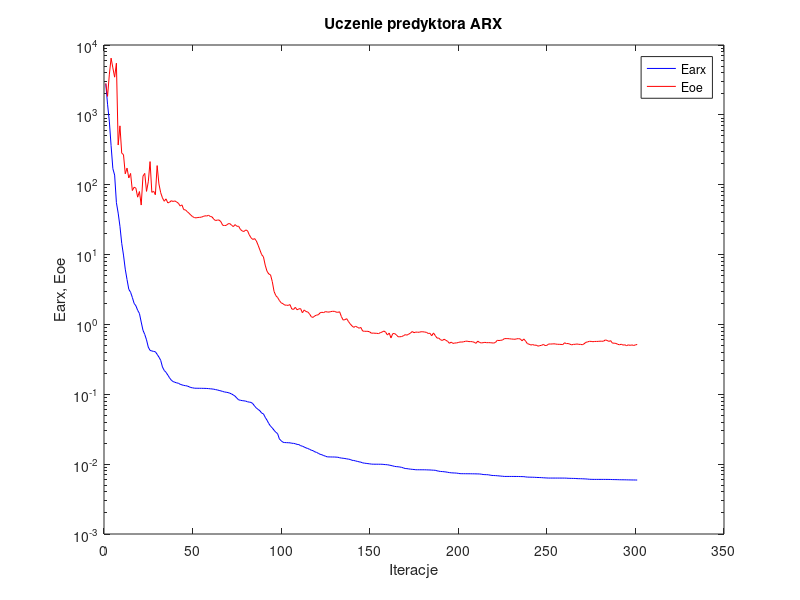
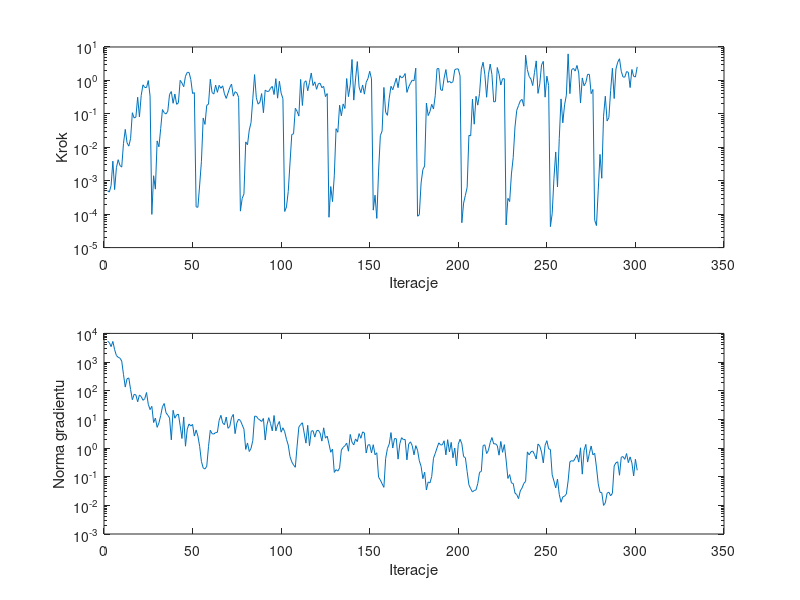

Write MATLAB code to recreate these figures, in order.
%uczenie predyktora arx
clear all;
n=0; farx(n+1)=2.798425e+003; foe(n+1)=2.826707e+003; wspucz(n+1)=0.000000e+000; ng(n+1)=0.000000e+000;
%odnowa zmiennej metryki
n=1; farx(n+1)=1.421551e+003; foe(n+1)=1.839414e+003; krok(n+1)=5.067687e-004; ng(n+1)=5.356903e+003;
n=2; farx(n+1)=8.132247e+002; foe(n+1)=3.737651e+003; krok(n+1)=4.576195e-004; ng(n+1)=4.795706e+003;
n=3; farx(n+1)=3.618025e+002; foe(n+1)=6.487177e+003; krok(n+1)=7.138862e-004; ng(n+1)=3.452325e+003;
n=4; farx(n+1)=1.698588e+002; foe(n+1)=4.706182e+003; krok(n+1)=3.840117e-003; ng(n+1)=5.231533e+003;
n=5; farx(n+1)=1.374402e+002; foe(n+1)=3.463893e+003; krok(n+1)=5.440767e-004; ng(n+1)=2.701199e+003;
n=6; farx(n+1)=5.537912e+001; foe(n+1)=5.487887e+003; krok(n+1)=2.452083e-003; ng(n+1)=1.688753e+003;
n=7; farx(n+1)=3.920239e+001; foe(n+1)=3.701098e+002; krok(n+1)=4.258262e-003; ng(n+1)=1.463927e+003;
n=8; farx(n+1)=2.542283e+001; foe(n+1)=6.960101e+002; krok(n+1)=2.855545e-003; ng(n+1)=1.370276e+003;
n=9; farx(n+1)=1.449924e+001; foe(n+1)=2.828184e+002; krok(n+1)=2.553842e-003; ng(n+1)=1.083634e+003;
n=10; farx(n+1)=9.840459e+000; foe(n+1)=2.697620e+002; krok(n+1)=1.308616e-002; ng(n+1)=3.693339e+002;
n=11; farx(n+1)=6.177589e+000; foe(n+1)=1.432286e+002; krok(n+1)=3.431867e-002; ng(n+1)=1.340295e+002;
n=12; farx(n+1)=4.386955e+000; foe(n+1)=1.730733e+002; krok(n+1)=1.366559e-002; ng(n+1)=2.615094e+002;
n=13; farx(n+1)=3.184010e+000; foe(n+1)=1.249704e+002; krok(n+1)=1.082825e-002; ng(n+1)=2.792239e+002;
n=14; farx(n+1)=2.889625e+000; foe(n+1)=1.449761e+002; krok(n+1)=1.809047e-002; ng(n+1)=1.103466e+002;
n=15; farx(n+1)=2.433944e+000; foe(n+1)=8.251942e+001; krok(n+1)=1.081188e-001; ng(n+1)=4.856218e+001;
n=16; farx(n+1)=2.002565e+000; foe(n+1)=9.211587e+001; krok(n+1)=7.551359e-002; ng(n+1)=7.454038e+001;
n=17; farx(n+1)=1.847870e+000; foe(n+1)=8.918648e+001; krok(n+1)=8.005809e-002; ng(n+1)=7.138790e+001;
n=18; farx(n+1)=1.593121e+000; foe(n+1)=6.632630e+001; krok(n+1)=3.146509e-001; ng(n+1)=4.100014e+001;
n=19; farx(n+1)=1.436180e+000; foe(n+1)=7.994864e+001; krok(n+1)=8.100548e-002; ng(n+1)=7.097842e+001;
n=20; farx(n+1)=1.082095e+000; foe(n+1)=5.115473e+001; krok(n+1)=3.550835e-001; ng(n+1)=6.236624e+001;
n=21; farx(n+1)=8.253264e-001; foe(n+1)=1.328122e+002; krok(n+1)=7.382907e-001; ng(n+1)=4.626943e+001;
n=22; farx(n+1)=7.198651e-001; foe(n+1)=1.453305e+002; krok(n+1)=6.160336e-001; ng(n+1)=5.261903e+001;
n=23; farx(n+1)=6.015182e-001; foe(n+1)=8.028338e+001; krok(n+1)=6.109364e-001; ng(n+1)=8.632464e+001;
n=24; farx(n+1)=4.733111e-001; foe(n+1)=1.100865e+002; krok(n+1)=9.903562e-001; ng(n+1)=3.358226e+001;
n=25; farx(n+1)=4.246470e-001; foe(n+1)=2.143094e+002; krok(n+1)=3.388866e-001; ng(n+1)=2.198960e+001;
%odnowa zmiennej metryki
n=26; farx(n+1)=4.173206e-001; foe(n+1)=7.778043e+001; krok(n+1)=9.848602e-005; ng(n+1)=2.850756e+001;
n=27; farx(n+1)=4.109416e-001; foe(n+1)=8.080526e+001; krok(n+1)=1.411868e-003; ng(n+1)=7.757434e+000;
n=28; farx(n+1)=4.062369e-001; foe(n+1)=7.181608e+001; krok(n+1)=5.604282e-004; ng(n+1)=1.110585e+001;
n=29; farx(n+1)=3.732331e-001; foe(n+1)=1.878204e+002; krok(n+1)=1.552665e-002; ng(n+1)=5.274536e+000;
n=30; farx(n+1)=3.408447e-001; foe(n+1)=1.026475e+002; krok(n+1)=1.033570e-002; ng(n+1)=7.536643e+000;
n=31; farx(n+1)=3.065607e-001; foe(n+1)=7.687539e+001; krok(n+1)=3.618094e-002; ng(n+1)=1.350197e+001;
n=32; farx(n+1)=2.458978e-001; foe(n+1)=6.476908e+001; krok(n+1)=1.344350e-001; ng(n+1)=2.770438e+001;
n=33; farx(n+1)=2.193811e-001; foe(n+1)=5.799838e+001; krok(n+1)=1.080330e-001; ng(n+1)=3.581853e+001;
n=34; farx(n+1)=2.063592e-001; foe(n+1)=6.273454e+001; krok(n+1)=9.909413e-002; ng(n+1)=1.705739e+001;
n=35; farx(n+1)=1.887046e-001; foe(n+1)=5.489769e+001; krok(n+1)=1.196783e-001; ng(n+1)=1.404429e+001;
n=36; farx(n+1)=1.722049e-001; foe(n+1)=5.612994e+001; krok(n+1)=3.805404e-001; ng(n+1)=1.127309e+001;
n=37; farx(n+1)=1.590342e-001; foe(n+1)=5.902371e+001; krok(n+1)=4.641165e-001; ng(n+1)=1.928660e+000;
n=38; farx(n+1)=1.522195e-001; foe(n+1)=5.759510e+001; krok(n+1)=2.072253e-001; ng(n+1)=2.077837e+001;
n=39; farx(n+1)=1.486092e-001; foe(n+1)=5.870617e+001; krok(n+1)=3.923690e-001; ng(n+1)=1.097167e+001;
n=40; farx(n+1)=1.457324e-001; foe(n+1)=5.653467e+001; krok(n+1)=1.928435e-001; ng(n+1)=1.430109e+001;
n=41; farx(n+1)=1.439622e-001; foe(n+1)=5.430226e+001; krok(n+1)=2.144024e-001; ng(n+1)=1.523258e+001;
n=42; farx(n+1)=1.389749e-001; foe(n+1)=4.950674e+001; krok(n+1)=1.006076e+000; ng(n+1)=5.986377e+000;
n=43; farx(n+1)=1.364327e-001; foe(n+1)=5.147604e+001; krok(n+1)=8.375141e-001; ng(n+1)=2.148369e+000;
n=44; farx(n+1)=1.340373e-001; foe(n+1)=4.395971e+001; krok(n+1)=6.480438e-001; ng(n+1)=1.214235e+001;
n=45; farx(n+1)=1.327859e-001; foe(n+1)=4.362607e+001; krok(n+1)=1.338593e+000; ng(n+1)=1.158124e+000;
n=46; farx(n+1)=1.313900e-001; foe(n+1)=4.118159e+001; krok(n+1)=1.734884e+000; ng(n+1)=4.608556e+000;
n=47; farx(n+1)=1.283003e-001; foe(n+1)=3.902493e+001; krok(n+1)=1.740861e+000; ng(n+1)=6.884892e+000;
n=48; farx(n+1)=1.249152e-001; foe(n+1)=3.675638e+001; krok(n+1)=1.068393e+000; ng(n+1)=5.856151e+000;
n=49; farx(n+1)=1.238578e-001; foe(n+1)=3.492198e+001; krok(n+1)=4.063898e-001; ng(n+1)=6.690990e+000;
n=50; farx(n+1)=1.222601e-001; foe(n+1)=3.387407e+001; krok(n+1)=4.317671e-001; ng(n+1)=2.614975e+000;
%odnowa zmiennej metryki
n=51; farx(n+1)=1.220476e-001; foe(n+1)=3.350109e+001; krok(n+1)=1.654388e-004; ng(n+1)=4.260309e+000;
n=52; farx(n+1)=1.219623e-001; foe(n+1)=3.398340e+001; krok(n+1)=1.602589e-004; ng(n+1)=2.615173e+000;
n=53; farx(n+1)=1.218677e-001; foe(n+1)=3.408524e+001; krok(n+1)=7.459007e-004; ng(n+1)=1.144764e+000;
n=54; farx(n+1)=1.218307e-001; foe(n+1)=3.436497e+001; krok(n+1)=3.813159e-003; ng(n+1)=3.365791e-001;
n=55; farx(n+1)=1.216312e-001; foe(n+1)=3.509853e+001; krok(n+1)=7.527621e-002; ng(n+1)=2.020047e-001;
n=56; farx(n+1)=1.215245e-001; foe(n+1)=3.590055e+001; krok(n+1)=4.834060e-002; ng(n+1)=1.861039e-001;
n=57; farx(n+1)=1.211702e-001; foe(n+1)=3.563776e+001; krok(n+1)=1.803622e-001; ng(n+1)=2.315630e-001;
n=58; farx(n+1)=1.206675e-001; foe(n+1)=3.653854e+001; krok(n+1)=1.942977e-001; ng(n+1)=1.130514e+000;
n=59; farx(n+1)=1.198360e-001; foe(n+1)=3.512582e+001; krok(n+1)=1.080767e+000; ng(n+1)=4.173888e+000;
n=60; farx(n+1)=1.192695e-001; foe(n+1)=3.462221e+001; krok(n+1)=4.363377e-001; ng(n+1)=3.170249e+000;
n=61; farx(n+1)=1.182058e-001; foe(n+1)=3.202090e+001; krok(n+1)=3.903951e-001; ng(n+1)=3.069140e+000;
n=62; farx(n+1)=1.166945e-001; foe(n+1)=3.067796e+001; krok(n+1)=7.273018e-001; ng(n+1)=3.492894e+000;
n=63; farx(n+1)=1.153522e-001; foe(n+1)=3.120654e+001; krok(n+1)=4.406062e-001; ng(n+1)=3.517521e+000;
n=64; farx(n+1)=1.135034e-001; foe(n+1)=3.120102e+001; krok(n+1)=7.113726e-001; ng(n+1)=9.316346e+000;
n=65; farx(n+1)=1.117469e-001; foe(n+1)=2.954189e+001; krok(n+1)=5.819545e-001; ng(n+1)=1.384710e+001;
n=66; farx(n+1)=1.098599e-001; foe(n+1)=2.625566e+001; krok(n+1)=6.888628e-001; ng(n+1)=7.519983e+000;
n=67; farx(n+1)=1.079262e-001; foe(n+1)=2.608872e+001; krok(n+1)=3.963116e-001; ng(n+1)=6.493462e+000;
n=68; farx(n+1)=1.070166e-001; foe(n+1)=2.616381e+001; krok(n+1)=2.894475e-001; ng(n+1)=1.206750e+001;
n=69; farx(n+1)=1.057779e-001; foe(n+1)=2.754421e+001; krok(n+1)=4.187571e-001; ng(n+1)=4.870686e+000;
n=70; farx(n+1)=1.037880e-001; foe(n+1)=2.778497e+001; krok(n+1)=6.145657e-001; ng(n+1)=5.719876e+000;
n=71; farx(n+1)=1.010951e-001; foe(n+1)=2.631494e+001; krok(n+1)=7.771907e-001; ng(n+1)=1.166251e+001;
n=72; farx(n+1)=9.789071e-002; foe(n+1)=2.514743e+001; krok(n+1)=3.388186e-001; ng(n+1)=1.486283e+001;
n=73; farx(n+1)=9.388406e-002; foe(n+1)=2.686676e+001; krok(n+1)=4.602673e-001; ng(n+1)=3.174619e+000;
n=74; farx(n+1)=8.808137e-002; foe(n+1)=2.540729e+001; krok(n+1)=4.228884e-001; ng(n+1)=7.553621e+000;
n=75; farx(n+1)=8.329184e-002; foe(n+1)=2.546882e+001; krok(n+1)=3.118032e-001; ng(n+1)=1.021961e+001;
%odnowa zmiennej metryki
n=76; farx(n+1)=8.214965e-002; foe(n+1)=2.292588e+001; krok(n+1)=1.231773e-004; ng(n+1)=9.104276e+000;
n=77; farx(n+1)=8.115267e-002; foe(n+1)=2.181286e+001; krok(n+1)=2.954608e-004; ng(n+1)=6.469141e+000;
n=78; farx(n+1)=8.057231e-002; foe(n+1)=2.140627e+001; krok(n+1)=4.029366e-004; ng(n+1)=4.559219e+000;
n=79; farx(n+1)=7.987338e-002; foe(n+1)=2.248125e+001; krok(n+1)=1.448480e-002; ng(n+1)=8.951529e-001;
n=80; farx(n+1)=7.812015e-002; foe(n+1)=2.199875e+001; krok(n+1)=1.189189e-002; ng(n+1)=1.502351e+000;
n=81; farx(n+1)=7.729641e-002; foe(n+1)=1.918276e+001; krok(n+1)=3.280985e-002; ng(n+1)=7.559910e-001;
n=82; farx(n+1)=7.657626e-002; foe(n+1)=1.741249e+001; krok(n+1)=5.466235e-002; ng(n+1)=9.751166e-001;
n=83; farx(n+1)=7.352990e-002; foe(n+1)=1.645306e+001; krok(n+1)=2.847814e-001; ng(n+1)=1.821034e+000;
n=84; farx(n+1)=6.786037e-002; foe(n+1)=1.693226e+001; krok(n+1)=1.495995e+000; ng(n+1)=1.290679e+001;
n=85; farx(n+1)=6.356281e-002; foe(n+1)=1.570220e+001; krok(n+1)=3.019693e-001; ng(n+1)=1.280456e+001;
n=86; farx(n+1)=6.073082e-002; foe(n+1)=1.361142e+001; krok(n+1)=1.952188e-001; ng(n+1)=1.052946e+001;
n=87; farx(n+1)=5.812984e-002; foe(n+1)=1.165725e+001; krok(n+1)=2.224108e-001; ng(n+1)=9.500386e+000;
n=88; farx(n+1)=5.381041e-002; foe(n+1)=9.970091e+000; krok(n+1)=4.047493e-001; ng(n+1)=8.429335e+000;
n=89; farx(n+1)=5.250917e-002; foe(n+1)=9.305290e+000; krok(n+1)=1.080330e-001; ng(n+1)=1.075954e+001;
n=90; farx(n+1)=4.683768e-002; foe(n+1)=7.062141e+000; krok(n+1)=5.134806e-001; ng(n+1)=1.901217e+000;
n=91; farx(n+1)=4.264569e-002; foe(n+1)=5.794205e+000; krok(n+1)=4.686024e-001; ng(n+1)=6.496188e+000;
n=92; farx(n+1)=3.820438e-002; foe(n+1)=5.275287e+000; krok(n+1)=4.714530e-001; ng(n+1)=1.144088e+001;
n=93; farx(n+1)=3.497641e-002; foe(n+1)=5.132972e+000; krok(n+1)=5.810114e-001; ng(n+1)=7.174298e+000;
n=94; farx(n+1)=3.301155e-002; foe(n+1)=4.103344e+000; krok(n+1)=6.639102e-001; ng(n+1)=3.974894e+000;
n=95; farx(n+1)=3.054571e-002; foe(n+1)=2.966992e+000; krok(n+1)=3.780408e-001; ng(n+1)=1.364453e+001;
n=96; farx(n+1)=2.860353e-002; foe(n+1)=2.584077e+000; krok(n+1)=1.127230e+000; ng(n+1)=3.951807e+000;
n=97; farx(n+1)=2.731725e-002; foe(n+1)=2.429392e+000; krok(n+1)=2.944474e-001; ng(n+1)=6.385547e+000;
n=98; farx(n+1)=2.295310e-002; foe(n+1)=2.200894e+000; krok(n+1)=9.453922e-001; ng(n+1)=8.454702e+000;
n=99; farx(n+1)=2.166543e-002; foe(n+1)=2.040493e+000; krok(n+1)=4.158012e-001; ng(n+1)=3.577703e+000;
n=100; farx(n+1)=2.059856e-002; foe(n+1)=1.982261e+000; krok(n+1)=2.845227e-001; ng(n+1)=5.096416e+000;
%odnowa zmiennej metryki
n=101; farx(n+1)=2.037611e-002; foe(n+1)=1.892367e+000; krok(n+1)=1.203262e-004; ng(n+1)=3.714151e+000;
n=102; farx(n+1)=2.032047e-002; foe(n+1)=1.887617e+000; krok(n+1)=1.646626e-004; ng(n+1)=2.021378e+000;
n=103; farx(n+1)=2.025188e-002; foe(n+1)=1.873200e+000; krok(n+1)=4.729213e-004; ng(n+1)=1.271823e+000;
n=104; farx(n+1)=2.020367e-002; foe(n+1)=1.923355e+000; krok(n+1)=3.400118e-003; ng(n+1)=5.031271e-001;
n=105; farx(n+1)=1.991133e-002; foe(n+1)=1.665297e+000; krok(n+1)=2.417030e-002; ng(n+1)=3.305872e-001;
n=106; farx(n+1)=1.983982e-002; foe(n+1)=1.640871e+000; krok(n+1)=2.525939e-002; ng(n+1)=2.566488e-001;
n=107; farx(n+1)=1.959958e-002; foe(n+1)=1.757091e+000; krok(n+1)=1.468011e-001; ng(n+1)=2.132929e-001;
n=108; farx(n+1)=1.918337e-002; foe(n+1)=1.619603e+000; krok(n+1)=1.192585e-001; ng(n+1)=1.160312e+000;
n=109; farx(n+1)=1.904762e-002; foe(n+1)=1.671096e+000; krok(n+1)=8.569436e-002; ng(n+1)=5.407023e+000;
n=110; farx(n+1)=1.837149e-002; foe(n+1)=1.682000e+000; krok(n+1)=1.071175e+000; ng(n+1)=6.601009e+000;
n=111; farx(n+1)=1.806898e-002; foe(n+1)=1.468193e+000; krok(n+1)=1.775417e-001; ng(n+1)=7.603177e+000;
n=112; farx(n+1)=1.760040e-002; foe(n+1)=1.611313e+000; krok(n+1)=8.642640e-001; ng(n+1)=3.330531e+000;
n=113; farx(n+1)=1.710294e-002; foe(n+1)=1.528969e+000; krok(n+1)=9.769152e-001; ng(n+1)=1.481369e+000;
n=114; farx(n+1)=1.674824e-002; foe(n+1)=1.509356e+000; krok(n+1)=4.903006e-001; ng(n+1)=6.200586e+000;
n=115; farx(n+1)=1.633017e-002; foe(n+1)=1.418930e+000; krok(n+1)=8.771846e-001; ng(n+1)=1.204274e+000;
n=116; farx(n+1)=1.584200e-002; foe(n+1)=1.289864e+000; krok(n+1)=1.668193e+000; ng(n+1)=3.861990e+000;
n=117; farx(n+1)=1.558900e-002; foe(n+1)=1.260256e+000; krok(n+1)=7.021280e-001; ng(n+1)=4.040642e+000;
n=118; farx(n+1)=1.502563e-002; foe(n+1)=1.325062e+000; krok(n+1)=9.073805e-001; ng(n+1)=2.403579e+000;
n=119; farx(n+1)=1.472244e-002; foe(n+1)=1.360492e+000; krok(n+1)=5.431439e-001; ng(n+1)=4.010169e+000;
n=120; farx(n+1)=1.428066e-002; foe(n+1)=1.374308e+000; krok(n+1)=8.008859e-001; ng(n+1)=4.171350e+000;
n=121; farx(n+1)=1.383189e-002; foe(n+1)=1.469190e+000; krok(n+1)=8.256204e-001; ng(n+1)=3.320379e+000;
n=122; farx(n+1)=1.363532e-002; foe(n+1)=1.492611e+000; krok(n+1)=6.041087e-001; ng(n+1)=1.740697e+000;
n=123; farx(n+1)=1.325681e-002; foe(n+1)=1.476759e+000; krok(n+1)=6.653319e-001; ng(n+1)=5.075936e+000;
n=124; farx(n+1)=1.301935e-002; foe(n+1)=1.526949e+000; krok(n+1)=3.282103e-001; ng(n+1)=2.211034e+000;
n=125; farx(n+1)=1.271041e-002; foe(n+1)=1.507772e+000; krok(n+1)=4.044487e-001; ng(n+1)=2.598139e+000;
%odnowa zmiennej metryki
n=126; farx(n+1)=1.269736e-002; foe(n+1)=1.500926e+000; krok(n+1)=8.083878e-005; ng(n+1)=1.391722e+000;
n=127; farx(n+1)=1.267436e-002; foe(n+1)=1.526844e+000; krok(n+1)=6.710424e-004; ng(n+1)=7.120903e-001;
n=128; farx(n+1)=1.265640e-002; foe(n+1)=1.540511e+000; krok(n+1)=2.376923e-004; ng(n+1)=9.218344e-001;
n=129; farx(n+1)=1.265491e-002; foe(n+1)=1.539530e+000; krok(n+1)=1.402097e-003; ng(n+1)=1.407094e-001;
n=130; farx(n+1)=1.260305e-002; foe(n+1)=1.504255e+000; krok(n+1)=3.598781e-002; ng(n+1)=1.765295e-001;
n=131; farx(n+1)=1.255671e-002; foe(n+1)=1.489606e+000; krok(n+1)=2.812841e-002; ng(n+1)=1.565160e-001;
n=132; farx(n+1)=1.235187e-002; foe(n+1)=1.517663e+000; krok(n+1)=1.817918e-001; ng(n+1)=2.025592e-001;
n=133; farx(n+1)=1.221642e-002; foe(n+1)=1.297254e+000; krok(n+1)=8.764941e-002; ng(n+1)=8.521108e-001;
n=134; farx(n+1)=1.214602e-002; foe(n+1)=1.155628e+000; krok(n+1)=1.981558e-001; ng(n+1)=1.051181e+000;
n=135; farx(n+1)=1.203434e-002; foe(n+1)=1.170648e+000; krok(n+1)=1.447238e-001; ng(n+1)=1.206787e+000;
n=136; farx(n+1)=1.190899e-002; foe(n+1)=1.208539e+000; krok(n+1)=1.138091e+000; ng(n+1)=1.481663e+000;
n=137; farx(n+1)=1.179406e-002; foe(n+1)=1.100169e+000; krok(n+1)=3.276650e-001; ng(n+1)=7.747571e-001;
n=138; farx(n+1)=1.166850e-002; foe(n+1)=1.016498e+000; krok(n+1)=7.215816e-001; ng(n+1)=2.979207e+000;
n=139; farx(n+1)=1.135089e-002; foe(n+1)=9.524998e-001; krok(n+1)=4.225082e+000; ng(n+1)=1.588153e+000;
n=140; farx(n+1)=1.129163e-002; foe(n+1)=9.078608e-001; krok(n+1)=2.577747e-001; ng(n+1)=1.286209e+000;
n=141; farx(n+1)=1.112267e-002; foe(n+1)=9.415905e-001; krok(n+1)=1.106940e+000; ng(n+1)=2.078952e+000;
n=142; farx(n+1)=1.095572e-002; foe(n+1)=9.133582e-001; krok(n+1)=3.658161e+000; ng(n+1)=1.674687e+000;
n=143; farx(n+1)=1.079381e-002; foe(n+1)=8.822380e-001; krok(n+1)=6.321212e-001; ng(n+1)=3.177835e+000;
n=144; farx(n+1)=1.067296e-002; foe(n+1)=9.053815e-001; krok(n+1)=4.287623e-001; ng(n+1)=2.193523e+000;
n=145; farx(n+1)=1.042993e-002; foe(n+1)=8.046349e-001; krok(n+1)=7.310195e-001; ng(n+1)=3.659851e+000;
n=146; farx(n+1)=1.033533e-002; foe(n+1)=7.985614e-001; krok(n+1)=3.885953e-001; ng(n+1)=3.361090e+000;
n=147; farx(n+1)=1.025635e-002; foe(n+1)=7.970995e-001; krok(n+1)=8.771846e-001; ng(n+1)=6.684150e-001;
n=148; farx(n+1)=1.017395e-002; foe(n+1)=7.968936e-001; krok(n+1)=1.134786e+000; ng(n+1)=1.275595e+000;
n=149; farx(n+1)=1.010097e-002; foe(n+1)=7.812236e-001; krok(n+1)=1.874409e+000; ng(n+1)=1.313584e+000;
n=150; farx(n+1)=1.001149e-002; foe(n+1)=7.473868e-001; krok(n+1)=1.110293e+000; ng(n+1)=6.746547e-001;
%odnowa zmiennej metryki
n=151; farx(n+1)=9.989104e-003; foe(n+1)=7.527406e-001; krok(n+1)=1.319295e-004; ng(n+1)=1.308158e+000;
n=152; farx(n+1)=9.979041e-003; foe(n+1)=7.475117e-001; krok(n+1)=3.697205e-004; ng(n+1)=5.834483e-001;
n=153; farx(n+1)=9.976719e-003; foe(n+1)=7.466150e-001; krok(n+1)=7.485878e-005; ng(n+1)=6.837601e-001;
n=154; farx(n+1)=9.975351e-003; foe(n+1)=7.387095e-001; krok(n+1)=1.935356e-003; ng(n+1)=9.607069e-002;
n=155; farx(n+1)=9.968657e-003; foe(n+1)=7.633769e-001; krok(n+1)=2.219272e-002; ng(n+1)=7.655448e-002;
n=156; farx(n+1)=9.962115e-003; foe(n+1)=7.779682e-001; krok(n+1)=3.086502e-002; ng(n+1)=5.653765e-002;
n=157; farx(n+1)=9.894548e-003; foe(n+1)=8.055676e-001; krok(n+1)=6.151726e-001; ng(n+1)=4.251741e-002;
n=158; farx(n+1)=9.843840e-003; foe(n+1)=7.734343e-001; krok(n+1)=1.110632e-001; ng(n+1)=4.344841e-001;
n=159; farx(n+1)=9.800222e-003; foe(n+1)=7.051557e-001; krok(n+1)=9.035956e-002; ng(n+1)=9.580402e-001;
n=160; farx(n+1)=9.693190e-003; foe(n+1)=7.532782e-001; krok(n+1)=2.902112e-001; ng(n+1)=1.365097e+000;
n=161; farx(n+1)=9.568600e-003; foe(n+1)=6.403083e-001; krok(n+1)=6.674595e-001; ng(n+1)=3.455644e+000;
n=162; farx(n+1)=9.439566e-003; foe(n+1)=7.379980e-001; krok(n+1)=5.249576e-001; ng(n+1)=9.990811e-001;
n=163; farx(n+1)=9.296188e-003; foe(n+1)=7.412835e-001; krok(n+1)=7.709580e-001; ng(n+1)=2.146971e+000;
n=164; farx(n+1)=9.215552e-003; foe(n+1)=7.106361e-001; krok(n+1)=1.162023e+000; ng(n+1)=2.118973e+000;
n=165; farx(n+1)=9.177337e-003; foe(n+1)=6.667620e-001; krok(n+1)=6.053697e-001; ng(n+1)=4.100398e-001;
n=166; farx(n+1)=9.095861e-003; foe(n+1)=6.654278e-001; krok(n+1)=1.386016e+000; ng(n+1)=1.420039e+000;
n=167; farx(n+1)=8.999473e-003; foe(n+1)=6.709781e-001; krok(n+1)=1.186093e+000; ng(n+1)=2.295455e+000;
n=168; farx(n+1)=8.836132e-003; foe(n+1)=6.874753e-001; krok(n+1)=1.289896e+000; ng(n+1)=1.960456e+000;
n=169; farx(n+1)=8.659289e-003; foe(n+1)=7.135595e-001; krok(n+1)=1.605435e+000; ng(n+1)=1.992007e+000;
n=170; farx(n+1)=8.627344e-003; foe(n+1)=7.023254e-001; krok(n+1)=4.385923e-001; ng(n+1)=3.864414e-001;
n=171; farx(n+1)=8.544514e-003; foe(n+1)=7.258614e-001; krok(n+1)=6.400584e-001; ng(n+1)=1.377216e+000;
n=172; farx(n+1)=8.482475e-003; foe(n+1)=7.503153e-001; krok(n+1)=8.209742e-001; ng(n+1)=1.644498e+000;
n=173; farx(n+1)=8.427360e-003; foe(n+1)=7.919141e-001; krok(n+1)=1.021678e+000; ng(n+1)=1.212732e+000;
n=174; farx(n+1)=8.380199e-003; foe(n+1)=7.619220e-001; krok(n+1)=9.740223e-001; ng(n+1)=5.787403e-001;
n=175; farx(n+1)=8.314216e-003; foe(n+1)=7.770290e-001; krok(n+1)=2.328707e+000; ng(n+1)=1.211301e+000;
%odnowa zmiennej metryki
n=176; farx(n+1)=8.310038e-003; foe(n+1)=7.738775e-001; krok(n+1)=8.683747e-005; ng(n+1)=8.405879e-001;
n=177; farx(n+1)=8.309269e-003; foe(n+1)=7.728820e-001; krok(n+1)=9.579321e-005; ng(n+1)=3.590406e-001;
n=178; farx(n+1)=8.306031e-003; foe(n+1)=7.859830e-001; krok(n+1)=8.566255e-004; ng(n+1)=2.295205e-001;
n=179; farx(n+1)=8.305195e-003; foe(n+1)=7.846426e-001; krok(n+1)=2.156451e-003; ng(n+1)=8.533433e-002;
n=180; farx(n+1)=8.302416e-003; foe(n+1)=7.783640e-001; krok(n+1)=2.739044e-003; ng(n+1)=1.437602e-001;
n=181; farx(n+1)=8.288195e-003; foe(n+1)=7.705616e-001; krok(n+1)=2.094439e-001; ng(n+1)=3.438072e-002;
n=182; farx(n+1)=8.266973e-003; foe(n+1)=7.433882e-001; krok(n+1)=8.877087e-002; ng(n+1)=6.560007e-002;
n=183; farx(n+1)=8.255840e-003; foe(n+1)=7.468718e-001; krok(n+1)=1.174729e-001; ng(n+1)=6.062749e-002;
n=184; farx(n+1)=8.219182e-003; foe(n+1)=6.878098e-001; krok(n+1)=1.931257e-001; ng(n+1)=1.016669e-001;
n=185; farx(n+1)=8.192442e-003; foe(n+1)=7.560256e-001; krok(n+1)=1.392689e-001; ng(n+1)=4.405577e-001;
n=186; farx(n+1)=8.164411e-003; foe(n+1)=6.932012e-001; krok(n+1)=3.550835e-001; ng(n+1)=6.510530e-001;
n=187; farx(n+1)=8.030664e-003; foe(n+1)=6.379532e-001; krok(n+1)=2.238597e+000; ng(n+1)=1.011041e+000;
n=188; farx(n+1)=7.927527e-003; foe(n+1)=6.373732e-001; krok(n+1)=2.269572e+000; ng(n+1)=1.520602e+000;
n=189; farx(n+1)=7.858174e-003; foe(n+1)=6.025933e-001; krok(n+1)=5.312625e-001; ng(n+1)=1.281735e+000;
n=190; farx(n+1)=7.832255e-003; foe(n+1)=5.897478e-001; krok(n+1)=4.980566e-001; ng(n+1)=1.294089e+000;
n=191; farx(n+1)=7.787201e-003; foe(n+1)=6.141041e-001; krok(n+1)=1.174409e+000; ng(n+1)=1.788902e+000;
n=192; farx(n+1)=7.729312e-003; foe(n+1)=5.926172e-001; krok(n+1)=2.112541e+000; ng(n+1)=5.759335e-001;
n=193; farx(n+1)=7.646257e-003; foe(n+1)=5.723123e-001; krok(n+1)=8.733373e-001; ng(n+1)=1.956801e+000;
n=194; farx(n+1)=7.572203e-003; foe(n+1)=5.369386e-001; krok(n+1)=9.512526e-001; ng(n+1)=7.309623e-001;
n=195; farx(n+1)=7.515811e-003; foe(n+1)=5.579898e-001; krok(n+1)=8.354052e-001; ng(n+1)=1.572794e+000;
n=196; farx(n+1)=7.488760e-003; foe(n+1)=5.349613e-001; krok(n+1)=9.168184e-001; ng(n+1)=4.578982e-001;
n=197; farx(n+1)=7.470931e-003; foe(n+1)=5.423478e-001; krok(n+1)=2.081446e+000; ng(n+1)=1.001449e+000;
n=198; farx(n+1)=7.442518e-003; foe(n+1)=5.431118e-001; krok(n+1)=2.220064e+000; ng(n+1)=2.371186e-001;
n=199; farx(n+1)=7.381806e-003; foe(n+1)=5.509553e-001; krok(n+1)=2.196657e+000; ng(n+1)=1.354149e+000;
n=200; farx(n+1)=7.310792e-003; foe(n+1)=5.607367e-001; krok(n+1)=1.361947e+000; ng(n+1)=2.024007e+000;
%odnowa zmiennej metryki
n=201; farx(n+1)=7.301049e-003; foe(n+1)=5.589873e-001; krok(n+1)=5.538211e-005; ng(n+1)=1.407133e+000;
n=202; farx(n+1)=7.297214e-003; foe(n+1)=5.646225e-001; krok(n+1)=2.141893e-004; ng(n+1)=5.018403e-001;
n=203; farx(n+1)=7.289895e-003; foe(n+1)=5.740686e-001; krok(n+1)=3.657739e-004; ng(n+1)=4.600230e-001;
n=204; farx(n+1)=7.288799e-003; foe(n+1)=5.764698e-001; krok(n+1)=6.326141e-004; ng(n+1)=1.511218e-001;
n=205; farx(n+1)=7.285386e-003; foe(n+1)=5.679408e-001; krok(n+1)=2.279678e-002; ng(n+1)=5.176743e-002;
n=206; farx(n+1)=7.283352e-003; foe(n+1)=5.681278e-001; krok(n+1)=2.191235e-002; ng(n+1)=3.797926e-002;
n=207; farx(n+1)=7.272358e-003; foe(n+1)=5.655281e-001; krok(n+1)=2.745822e-001; ng(n+1)=2.924570e-002;
n=208; farx(n+1)=7.269929e-003; foe(n+1)=5.553342e-001; krok(n+1)=4.905012e-002; ng(n+1)=3.289580e-002;
n=209; farx(n+1)=7.258678e-003; foe(n+1)=5.360809e-001; krok(n+1)=3.355407e-001; ng(n+1)=3.451560e-002;
n=210; farx(n+1)=7.246972e-003; foe(n+1)=5.776907e-001; krok(n+1)=1.823743e-001; ng(n+1)=5.772742e-002;
n=211; farx(n+1)=7.237168e-003; foe(n+1)=5.515645e-001; krok(n+1)=4.089939e-001; ng(n+1)=1.424898e-001;
n=212; farx(n+1)=7.184795e-003; foe(n+1)=5.433603e-001; krok(n+1)=2.180230e+000; ng(n+1)=1.523600e-001;
n=213; farx(n+1)=7.112286e-003; foe(n+1)=5.478883e-001; krok(n+1)=3.498391e+000; ng(n+1)=1.220012e+000;
n=214; farx(n+1)=7.078776e-003; foe(n+1)=5.538986e-001; krok(n+1)=1.492172e+000; ng(n+1)=1.292866e+000;
n=215; farx(n+1)=7.067892e-003; foe(n+1)=5.476935e-001; krok(n+1)=3.141433e-001; ng(n+1)=6.425114e-001;
n=216; farx(n+1)=7.042587e-003; foe(n+1)=5.489372e-001; krok(n+1)=1.476581e+000; ng(n+1)=8.234985e-001;
n=217; farx(n+1)=6.959939e-003; foe(n+1)=5.477807e-001; krok(n+1)=3.083832e+000; ng(n+1)=1.542678e+000;
n=218; farx(n+1)=6.890975e-003; foe(n+1)=5.444129e-001; krok(n+1)=1.492366e+000; ng(n+1)=2.321318e+000;
n=219; farx(n+1)=6.872420e-003; foe(n+1)=5.410392e-001; krok(n+1)=2.268451e-001; ng(n+1)=1.390254e+000;
n=220; farx(n+1)=6.854638e-003; foe(n+1)=5.528219e-001; krok(n+1)=2.343012e-001; ng(n+1)=1.413353e+000;
n=221; farx(n+1)=6.821137e-003; foe(n+1)=5.926515e-001; krok(n+1)=2.430810e+000; ng(n+1)=1.224437e+000;
n=222; farx(n+1)=6.789137e-003; foe(n+1)=5.883838e-001; krok(n+1)=1.552709e+000; ng(n+1)=5.626242e-001;
n=223; farx(n+1)=6.742045e-003; foe(n+1)=5.928376e-001; krok(n+1)=7.271671e-001; ng(n+1)=1.697795e+000;
n=224; farx(n+1)=6.712521e-003; foe(n+1)=5.989660e-001; krok(n+1)=1.119298e+000; ng(n+1)=7.085805e-001;
n=225; farx(n+1)=6.669732e-003; foe(n+1)=6.260172e-001; krok(n+1)=1.127230e+000; ng(n+1)=1.314592e+000;
%odnowa zmiennej metryki
n=226; farx(n+1)=6.669206e-003; foe(n+1)=6.267377e-001; krok(n+1)=4.738492e-005; ng(n+1)=3.798912e-001;
n=227; farx(n+1)=6.668988e-003; foe(n+1)=6.263113e-001; krok(n+1)=2.972899e-004; ng(n+1)=8.698329e-002;
n=228; farx(n+1)=6.668703e-003; foe(n+1)=6.225380e-001; krok(n+1)=2.385047e-004; ng(n+1)=1.183740e-001;
n=229; farx(n+1)=6.668291e-003; foe(n+1)=6.186310e-001; krok(n+1)=1.594331e-003; ng(n+1)=6.051901e-002;
n=230; farx(n+1)=6.666997e-003; foe(n+1)=6.157508e-001; krok(n+1)=4.916421e-003; ng(n+1)=5.805805e-002;
n=231; farx(n+1)=6.665350e-003; foe(n+1)=6.130079e-001; krok(n+1)=4.030924e-002; ng(n+1)=2.665704e-002;
n=232; farx(n+1)=6.659842e-003; foe(n+1)=6.230196e-001; krok(n+1)=1.277097e-001; ng(n+1)=2.374841e-002;
n=233; farx(n+1)=6.657426e-003; foe(n+1)=6.256104e-001; krok(n+1)=1.778431e-001; ng(n+1)=1.715043e-002;
n=234; farx(n+1)=6.643359e-003; foe(n+1)=6.199122e-001; krok(n+1)=2.442288e-001; ng(n+1)=3.200279e-002;
n=235; farx(n+1)=6.632951e-003; foe(n+1)=5.831330e-001; krok(n+1)=2.709781e-001; ng(n+1)=4.056153e-002;
n=236; farx(n+1)=6.624280e-003; foe(n+1)=6.193152e-001; krok(n+1)=1.695040e-001; ng(n+1)=5.835873e-002;
n=237; farx(n+1)=6.567354e-003; foe(n+1)=5.769087e-001; krok(n+1)=5.681335e+000; ng(n+1)=6.843213e-002;
n=238; farx(n+1)=6.525049e-003; foe(n+1)=5.311804e-001; krok(n+1)=2.097493e+000; ng(n+1)=7.343138e-001;
n=239; farx(n+1)=6.514183e-003; foe(n+1)=5.210208e-001; krok(n+1)=1.312841e+000; ng(n+1)=5.751283e-001;
n=240; farx(n+1)=6.502915e-003; foe(n+1)=5.067081e-001; krok(n+1)=1.098329e+000; ng(n+1)=7.365069e-001;
n=241; farx(n+1)=6.495339e-003; foe(n+1)=5.152950e-001; krok(n+1)=7.011953e-001; ng(n+1)=7.872159e-001;
n=242; farx(n+1)=6.483138e-003; foe(n+1)=5.035151e-001; krok(n+1)=1.707324e+000; ng(n+1)=5.997686e-001;
n=243; farx(n+1)=6.455835e-003; foe(n+1)=5.055670e-001; krok(n+1)=3.841537e+000; ng(n+1)=4.116494e-001;
n=244; farx(n+1)=6.443575e-003; foe(n+1)=4.885436e-001; krok(n+1)=4.094791e-001; ng(n+1)=1.386449e+000;
n=245; farx(n+1)=6.427418e-003; foe(n+1)=4.973508e-001; krok(n+1)=7.926233e-001; ng(n+1)=1.169098e+000;
n=246; farx(n+1)=6.413388e-003; foe(n+1)=5.018619e-001; krok(n+1)=2.924078e+000; ng(n+1)=7.220813e-001;
n=247; farx(n+1)=6.379119e-003; foe(n+1)=5.171538e-001; krok(n+1)=3.712932e+000; ng(n+1)=3.033353e-001;
n=248; farx(n+1)=6.363508e-003; foe(n+1)=4.992170e-001; krok(n+1)=3.160606e-001; ng(n+1)=1.253352e+000;
n=249; farx(n+1)=6.337287e-003; foe(n+1)=5.015371e-001; krok(n+1)=1.342163e+000; ng(n+1)=1.803608e+000;
n=250; farx(n+1)=6.323810e-003; foe(n+1)=5.247387e-001; krok(n+1)=7.021280e-001; ng(n+1)=9.356168e-001;
%odnowa zmiennej metryki
n=251; farx(n+1)=6.321246e-003; foe(n+1)=5.238930e-001; krok(n+1)=4.244958e-005; ng(n+1)=8.977858e-001;
n=252; farx(n+1)=6.321134e-003; foe(n+1)=5.252846e-001; krok(n+1)=1.032284e-004; ng(n+1)=1.159490e-001;
n=253; farx(n+1)=6.320759e-003; foe(n+1)=5.283611e-001; krok(n+1)=1.174207e-003; ng(n+1)=7.047843e-002;
n=254; farx(n+1)=6.319853e-003; foe(n+1)=5.235602e-001; krok(n+1)=7.251821e-003; ng(n+1)=4.058898e-002;
n=255; farx(n+1)=6.319486e-003; foe(n+1)=5.200247e-001; krok(n+1)=6.509286e-004; ng(n+1)=8.286740e-002;
n=256; farx(n+1)=6.318946e-003; foe(n+1)=5.192634e-001; krok(n+1)=1.835014e-002; ng(n+1)=2.412512e-002;
n=257; farx(n+1)=6.317483e-003; foe(n+1)=5.173716e-001; krok(n+1)=2.798246e-001; ng(n+1)=1.279772e-002;
n=258; farx(n+1)=6.316131e-003; foe(n+1)=5.145677e-001; krok(n+1)=5.381807e-002; ng(n+1)=1.974529e-002;
n=259; farx(n+1)=6.312718e-003; foe(n+1)=5.465664e-001; krok(n+1)=1.855710e-001; ng(n+1)=2.086649e-002;
n=260; farx(n+1)=6.306634e-003; foe(n+1)=5.311443e-001; krok(n+1)=3.589327e-001; ng(n+1)=2.482300e-002;
n=261; farx(n+1)=6.274678e-003; foe(n+1)=5.331309e-001; krok(n+1)=6.217525e+000; ng(n+1)=7.112447e-002;
n=262; farx(n+1)=6.267038e-003; foe(n+1)=5.221993e-001; krok(n+1)=4.027995e-001; ng(n+1)=3.291391e-001;
n=263; farx(n+1)=6.255232e-003; foe(n+1)=5.096594e-001; krok(n+1)=2.108705e+000; ng(n+1)=3.641367e-001;
n=264; farx(n+1)=6.247236e-003; foe(n+1)=5.192381e-001; krok(n+1)=2.285620e+000; ng(n+1)=3.452257e-001;
n=265; farx(n+1)=6.239245e-003; foe(n+1)=5.188515e-001; krok(n+1)=1.902505e+000; ng(n+1)=4.422115e-001;
n=266; farx(n+1)=6.208484e-003; foe(n+1)=5.256286e-001; krok(n+1)=2.808512e+000; ng(n+1)=5.789822e-001;
n=267; farx(n+1)=6.194421e-003; foe(n+1)=5.182646e-001; krok(n+1)=1.671365e+000; ng(n+1)=3.235272e-001;
n=268; farx(n+1)=6.188482e-003; foe(n+1)=5.187011e-001; krok(n+1)=2.106628e-001; ng(n+1)=1.018850e+000;
n=269; farx(n+1)=6.175482e-003; foe(n+1)=5.122010e-001; krok(n+1)=1.187293e+000; ng(n+1)=1.226124e-001;
n=270; farx(n+1)=6.158057e-003; foe(n+1)=5.276980e-001; krok(n+1)=6.912919e-001; ng(n+1)=8.256536e-001;
n=271; farx(n+1)=6.140532e-003; foe(n+1)=5.540951e-001; krok(n+1)=8.576098e-001; ng(n+1)=1.337594e+000;
n=272; farx(n+1)=6.111581e-003; foe(n+1)=5.620785e-001; krok(n+1)=1.522431e+000; ng(n+1)=3.236458e-001;
n=273; farx(n+1)=6.076662e-003; foe(n+1)=5.733425e-001; krok(n+1)=1.516744e+000; ng(n+1)=6.492363e-001;
n=274; farx(n+1)=6.062067e-003; foe(n+1)=5.717481e-001; krok(n+1)=4.014974e-001; ng(n+1)=1.180524e+000;
n=275; farx(n+1)=6.052940e-003; foe(n+1)=5.659491e-001; krok(n+1)=5.355876e-001; ng(n+1)=5.779091e-001;
%odnowa zmiennej metryki
n=276; farx(n+1)=6.050150e-003; foe(n+1)=5.707130e-001; krok(n+1)=6.546014e-005; ng(n+1)=6.554182e-001;
n=277; farx(n+1)=6.049966e-003; foe(n+1)=5.711954e-001; krok(n+1)=4.554340e-005; ng(n+1)=2.154358e-001;
n=278; farx(n+1)=6.049858e-003; foe(n+1)=5.721768e-001; krok(n+1)=5.218301e-004; ng(n+1)=5.673085e-002;
n=279; farx(n+1)=6.049497e-003; foe(n+1)=5.758609e-001; krok(n+1)=6.130766e-003; ng(n+1)=2.845253e-002;
n=280; farx(n+1)=6.049421e-003; foe(n+1)=5.745183e-001; krok(n+1)=1.185775e-003; ng(n+1)=2.786264e-002;
n=281; farx(n+1)=6.049044e-003; foe(n+1)=5.755283e-001; krok(n+1)=8.512166e-002; ng(n+1)=9.935849e-003;
n=282; farx(n+1)=6.045956e-003; foe(n+1)=5.999235e-001; krok(n+1)=3.372291e-001; ng(n+1)=1.218499e-002;
n=283; farx(n+1)=6.043687e-003; foe(n+1)=5.903829e-001; krok(n+1)=6.105720e-002; ng(n+1)=2.663062e-002;
n=284; farx(n+1)=6.039764e-003; foe(n+1)=5.717314e-001; krok(n+1)=7.746905e-002; ng(n+1)=2.884323e-002;
n=285; farx(n+1)=6.033642e-003; foe(n+1)=5.857382e-001; krok(n+1)=4.954511e-001; ng(n+1)=2.150172e-002;
n=286; farx(n+1)=6.017046e-003; foe(n+1)=5.396980e-001; krok(n+1)=2.308175e+000; ng(n+1)=2.637136e-002;
n=287; farx(n+1)=6.011577e-003; foe(n+1)=5.396794e-001; krok(n+1)=2.876382e-001; ng(n+1)=2.363825e-001;
n=288; farx(n+1)=6.003662e-003; foe(n+1)=5.343877e-001; krok(n+1)=2.213880e+000; ng(n+1)=3.060564e-001;
n=289; farx(n+1)=5.996007e-003; foe(n+1)=5.198562e-001; krok(n+1)=3.501196e+000; ng(n+1)=3.311671e-001;
n=290; farx(n+1)=5.981757e-003; foe(n+1)=5.111210e-001; krok(n+1)=4.457076e+000; ng(n+1)=1.123932e-001;
n=291; farx(n+1)=5.976154e-003; foe(n+1)=5.205907e-001; krok(n+1)=1.874409e+000; ng(n+1)=4.784490e-001;
n=292; farx(n+1)=5.972490e-003; foe(n+1)=5.059987e-001; krok(n+1)=1.269080e+000; ng(n+1)=5.031123e-001;
n=293; farx(n+1)=5.968769e-003; foe(n+1)=5.111479e-001; krok(n+1)=1.251615e+000; ng(n+1)=4.022371e-001;
n=294; farx(n+1)=5.961061e-003; foe(n+1)=4.968607e-001; krok(n+1)=1.841069e+000; ng(n+1)=6.410725e-001;
n=295; farx(n+1)=5.952602e-003; foe(n+1)=5.101558e-001; krok(n+1)=1.749195e+000; ng(n+1)=3.093224e-001;
n=296; farx(n+1)=5.947251e-003; foe(n+1)=5.019041e-001; krok(n+1)=6.107131e-001; ng(n+1)=4.912814e-001;
n=297; farx(n+1)=5.939087e-003; foe(n+1)=5.094261e-001; krok(n+1)=2.125050e+000; ng(n+1)=3.038348e-001;
n=298; farx(n+1)=5.934914e-003; foe(n+1)=4.998683e-001; krok(n+1)=1.322970e+000; ng(n+1)=1.060002e-001;
n=299; farx(n+1)=5.931606e-003; foe(n+1)=5.092444e-001; krok(n+1)=1.267724e+000; ng(n+1)=4.056946e-001;
n=300; farx(n+1)=5.923764e-003; foe(n+1)=5.170375e-001; krok(n+1)=2.547186e+000; ng(n+1)=1.669781e-001;

figure; semilogy(farx,'b'); hold on; semilogy(foe,'r'); xlabel('Iteracje'); ylabel('Earx, Eoe'); legend('Earx','Eoe'); title('Uczenie predyktora ARX');
figure; subplot(2,1,1); semilogy(krok); xlabel('Iteracje'); ylabel('Krok');
subplot(2,1,2); semilogy(ng); xlabel('Iteracje'); ylabel('Norma gradientu');
Earx=farx(n+1)
Eoe=foe(n+1)
